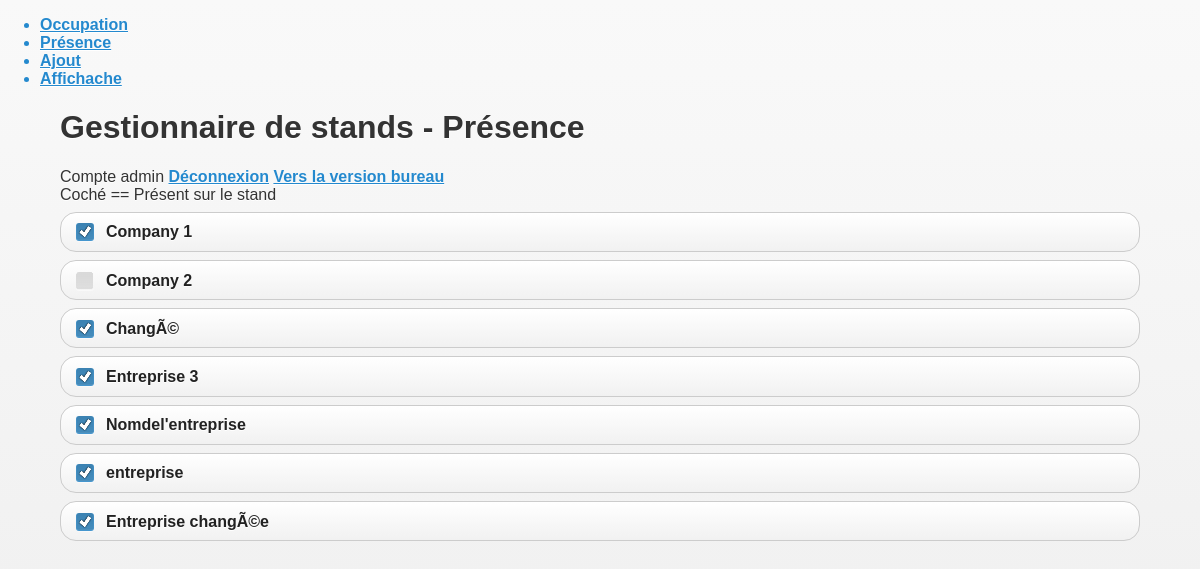
/presence.php (signed in), run on the app's committed database.
### tables this page shows
CREATE TABLE IF NOT EXISTS `company` (
  `id` int(11) NOT NULL AUTO_INCREMENT,
  `state` tinyint(1) NOT NULL DEFAULT '0',
  `name` varchar(64) NOT NULL,
  `page` int(11) DEFAULT NULL,
  `room` varchar(4) NOT NULL,
  `attending` tinyint(1) NOT NULL DEFAULT '0',
  PRIMARY KEY (`id`)
);

### assets/base.php (called while the page is built, shortened)
<?php
$user = 'root';
$pass = '3KJzu8Ib';
try {
    $bdd = new PDO('mysql:host=127.0.0.1;dbname=testing', $user, $pass);
} catch (PDOException $e) {
    print "Erreur !: " . $e->getMessage() . "<br/>";
    die();
}
function fetchCompData($param) {
    global $bdd;
    if($param != ''){
        $rows = $bdd->query("SELECT * from company where room=$param");
        return $rows;
    } else {
    	 $rows = $bdd->query("SELECT * from company");
        return $rows;
    }
}

### presence.php (the view, shortened to what this page needs)
<?php include 'assets/base.php';
	include 'assets/headings.php';
	include 'assets/menu.php';
?>
<body class="mw960p center">
	<div class='conteneur mw960p'>
		<header>
			<h1>Gestionnaire de stands - Présence</h1>
		</header>
		<div class="connect">
			Compte <?php echo $_COOKIE['login']; ?> <a href="connexion.php?kill=1" data-transition="flip">Déconnexion</a>
			<a href="desktop" data-ajax="false">Vers la version bureau</a>
		</div>
		<article class='left w60 p10 boutons' id="contenu">
			Coché == Présent sur le stand
			<?php
				$rows = fetchCompData('');
				foreach($rows as $row) {
			        print ("<label for='$row[id]'>$row[name]</label><input class='pres' type='checkbox' name='$row[name]' id='$row[id]' class='checkStand'");
			    }
			?>
		</article>
		<br class='clear'>
	</div>
</body>
</html>

### css/knacss-garni.css (style rules this page uses)
input, button, select, label { vertical-align: middle; }
label { cursor: pointer; }

### css/style.css (style rules this page uses)
body,html { width:100%; height:100%; margin: 0; padding: 0; }
.conteneur { width:90%; margin: auto; }

### data on the page
company: name "Company 1"
company: name "Company 2"
company: name "ChangÃ©"
company: name "Entreprise 3"
company: name "Nomdel'entreprise"
company: name "entreprise"
company: name "Entreprise changÃ©e"

### other printed values
$_COOKIE['login'] "admin"
